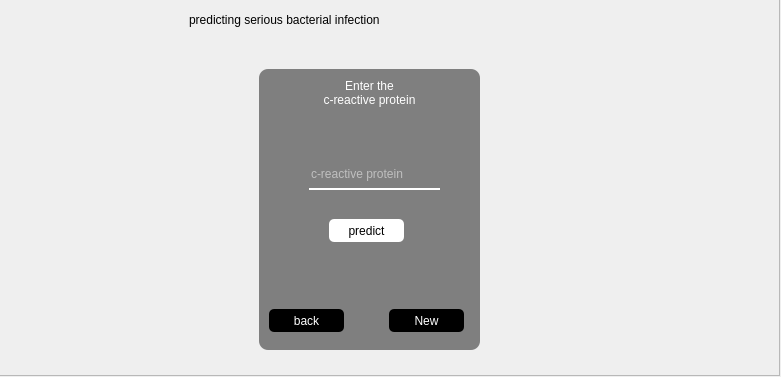
<?xml version="1.0" encoding="UTF-8"?>
<ui version="4.0">
 <class>Form</class>
 <widget class="QWidget" name="Form">
  <property name="geometry">
   <rect>
    <x>0</x>
    <y>0</y>
    <width>781</width>
    <height>377</height>
   </rect>
  </property>
  <property name="windowTitle">
   <string>Form</string>
  </property>
  <widget class="QFrame" name="frame">
   <property name="geometry">
    <rect>
     <x>-1</x>
     <y>-1</y>
     <width>781</width>
     <height>377</height>
    </rect>
   </property>
   <property name="frameShape">
    <enum>QFrame::StyledPanel</enum>
   </property>
   <property name="frameShadow">
    <enum>QFrame::Raised</enum>
   </property>
   <widget class="QLabel" name="label">
    <property name="geometry">
     <rect>
      <x>0</x>
      <y>0</y>
      <width>781</width>
      <height>377</height>
     </rect>
    </property>
    <property name="styleSheet">
     <string notr="true">background-image: url(Untitled.png);</string>
    </property>
    <property name="text">
     <string/>
    </property>
   </widget>
   <widget class="QLabel" name="label_2">
    <property name="geometry">
     <rect>
      <x>190</x>
      <y>0</y>
      <width>441</width>
      <height>41</height>
     </rect>
    </property>
    <property name="styleSheet">
     <string notr="true">font: 21pt &quot;Impact&quot;;</string>
    </property>
    <property name="text">
     <string>predicting serious bacterial infection</string>
    </property>
   </widget>
   <widget class="QLabel" name="label_3">
    <property name="geometry">
     <rect>
      <x>260</x>
      <y>70</y>
      <width>221</width>
      <height>281</height>
     </rect>
    </property>
    <property name="styleSheet">
     <string notr="true">background-color:rgb(0,0,0,120);
border-radius:9px;</string>
    </property>
    <property name="text">
     <string/>
    </property>
   </widget>
   <widget class="QLabel" name="label_4">
    <property name="geometry">
     <rect>
      <x>300</x>
      <y>80</y>
      <width>141</width>
      <height>51</height>
     </rect>
    </property>
    <property name="styleSheet">
     <string notr="true">font: 75 12pt &quot;Tahoma&quot;;
color:rgb(255,255,255);</string>
    </property>
    <property name="text">
     <string>&lt;html&gt;&lt;head/&gt;&lt;body&gt;&lt;p align=&quot;center&quot;&gt;Enter the&lt;br&gt; c-reactive protein&lt;/p&gt;&lt;p align=&quot;center&quot;&gt;&lt;br/&gt;&lt;/p&gt;&lt;/body&gt;&lt;/html&gt;</string>
    </property>
   </widget>
   <widget class="QLineEdit" name="c">
    <property name="geometry">
     <rect>
      <x>310</x>
      <y>160</y>
      <width>131</width>
      <height>31</height>
     </rect>
    </property>
    <property name="styleSheet">
     <string notr="true">border:none;
background-color:rgb(0,0,0,0);
border-bottom:1.5px solid rgb(255,255,255); 
color:rgb(255,255,255);</string>
    </property>
    <property name="inputMask">
     <string/>
    </property>
    <property name="text">
     <string/>
    </property>
    <property name="placeholderText">
     <string>c-reactive protein</string>
    </property>
   </widget>
   <widget class="QPushButton" name="predict">
    <property name="geometry">
     <rect>
      <x>330</x>
      <y>220</y>
      <width>75</width>
      <height>23</height>
     </rect>
    </property>
    <property name="styleSheet">
     <string notr="true">border-radius:5px;
background-color:rgb(255,255,255);</string>
    </property>
    <property name="text">
     <string>predict</string>
    </property>
   </widget>
   <widget class="QPushButton" name="back7">
    <property name="geometry">
     <rect>
      <x>270</x>
      <y>310</y>
      <width>75</width>
      <height>23</height>
     </rect>
    </property>
    <property name="styleSheet">
     <string notr="true">border-radius:5px;
background-color:rgb(0,0,0);
color:rgb(255,255,255);</string>
    </property>
    <property name="text">
     <string>back</string>
    </property>
   </widget>
   <widget class="QPushButton" name="n">
    <property name="geometry">
     <rect>
      <x>390</x>
      <y>310</y>
      <width>75</width>
      <height>23</height>
     </rect>
    </property>
    <property name="styleSheet">
     <string notr="true">border-radius:5px;
background-color:rgb(0,0,0);
color:rgb(255,255,255);</string>
    </property>
    <property name="text">
     <string>New</string>
    </property>
   </widget>
   <widget class="QLabel" name="result">
    <property name="geometry">
     <rect>
      <x>520</x>
      <y>90</y>
      <width>241</width>
      <height>111</height>
     </rect>
    </property>
    <property name="styleSheet">
     <string notr="true">font: 75 9pt &quot;Georgia&quot;;</string>
    </property>
    <property name="text">
     <string/>
    </property>
   </widget>
  </widget>
 </widget>
 <resources>
  <include location="res.qrc"/>
 </resources>
 <connections/>
</ui>
